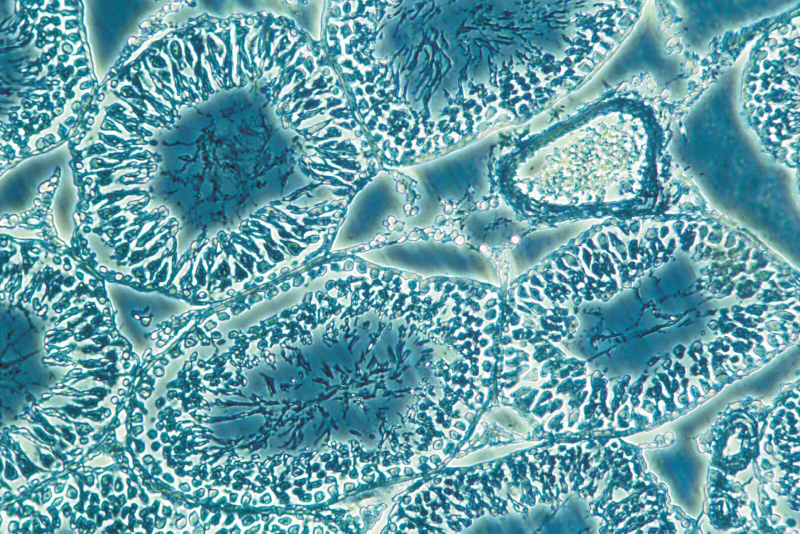
#> input picture microscope.jpg, 1600 x 1067 px, found by its file name (shown at 1/2 size)
$ python dashboard.py
#> lines starting #> are read from the running program, lines starting #| are printed output that depends on the picture; after the words box and inside, x2 and y2 are one past the last pixel; in counts of white or black regions, pixels touching at a corner belong together
import cv2

# Load image
img = cv2.imread(r"C:\Users\LC_18\Desktop\MicroscopeCopilot\microscope.jpg")
#> img is the input picture: shape (1067, 1600, 3); mean B, G, R 169.8, 159.7, 102.2

if img is None:
    print("Image not found!")
    exit()

# Resize for display
img = cv2.resize(img, (900, 700))
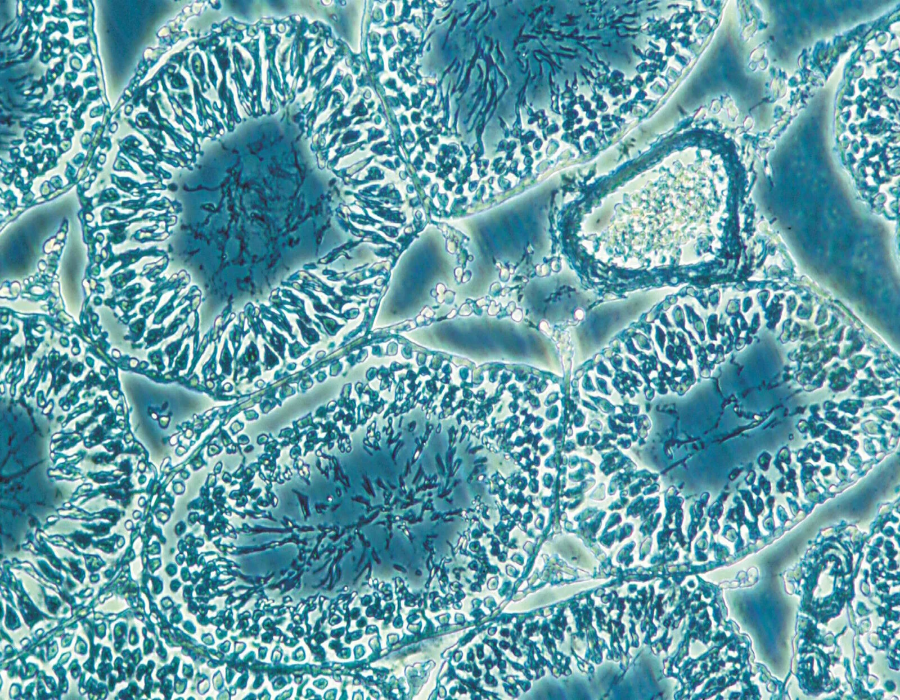
#> img: shape (700, 900, 3); mean B, G, R 169.7, 159.6, 102.1

# Layer 1 - Original
cv2.imshow("Layer 1 - Original Structure", img)

# Layer 2 - Grayscale
gray = cv2.cvtColor(img, cv2.COLOR_BGR2GRAY)
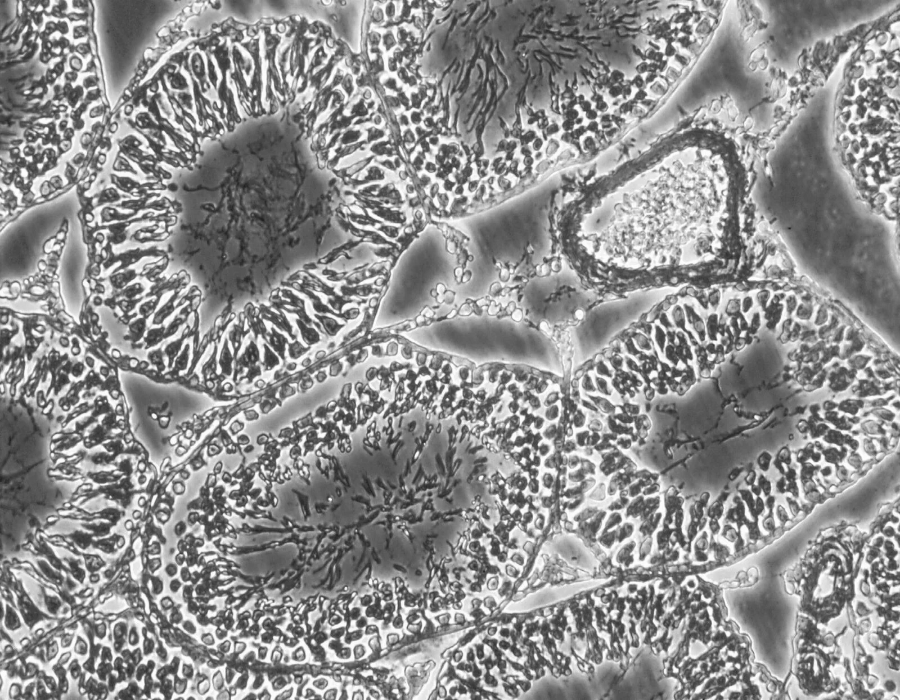
#> gray: shape (700, 900); min 32, max 255, mean 143.6
cv2.imshow("Layer 2 - Microstructure", gray)

# Layer 3 - Porosity
_, porosity = cv2.threshold(gray, 100, 255, cv2.THRESH_BINARY_INV)
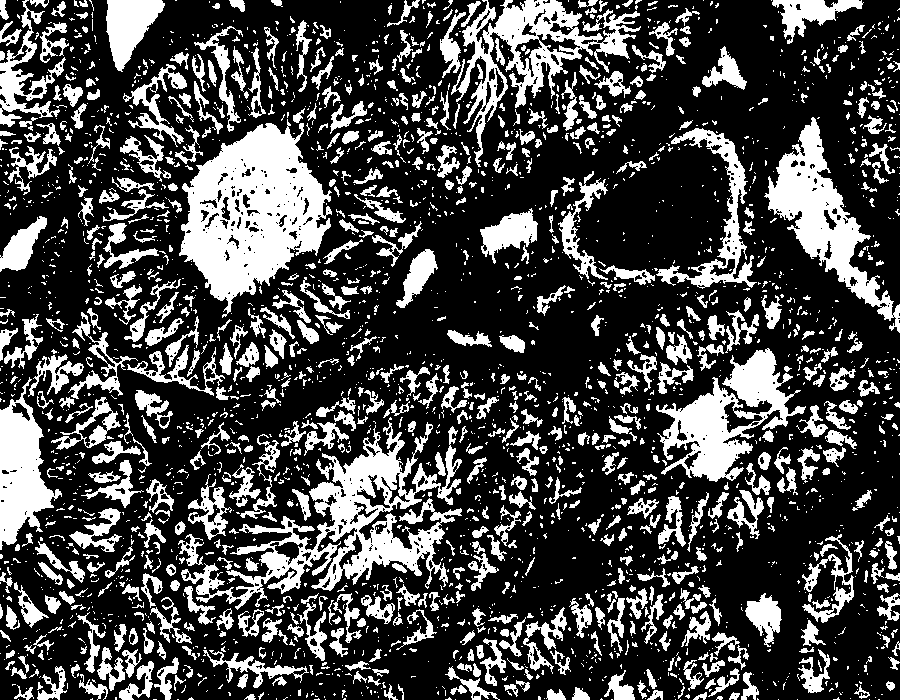
#> porosity: shape (700, 900); 28.2% white; 2707 white regions (1909 under 20 px), largest, box (x1, y1, x2, y2) and area: (179, 119, 332, 318) 16358, (181, 417, 462, 610) 14097, (764, 117, 900, 333) 7976
cv2.imshow("Layer 3 - Porosity Map", porosity)

# Layer 4 - Crack Detection
cracks = cv2.Canny(gray, 50, 150)
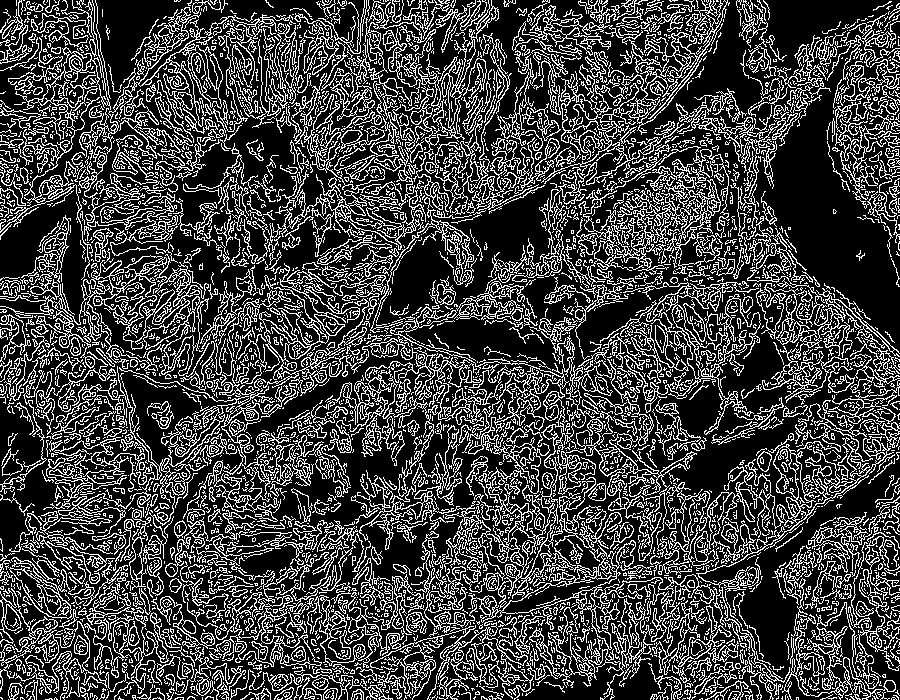
#> cracks: shape (700, 900); 25.9% white in thin lines or dots
cv2.imshow("Layer 4 - Crack Network", cracks)

print("\n===== SEEING MATTER IN LAYERS =====")
print("Layer 1 : Original Structure")
print("Layer 2 : Microstructure")
print("Layer 3 : Porosity Analysis")
print("Layer 4 : Crack Analysis")
print("\nAnalysis Completed Successfully")

cv2.waitKey(0)
cv2.destroyAllWindows()
